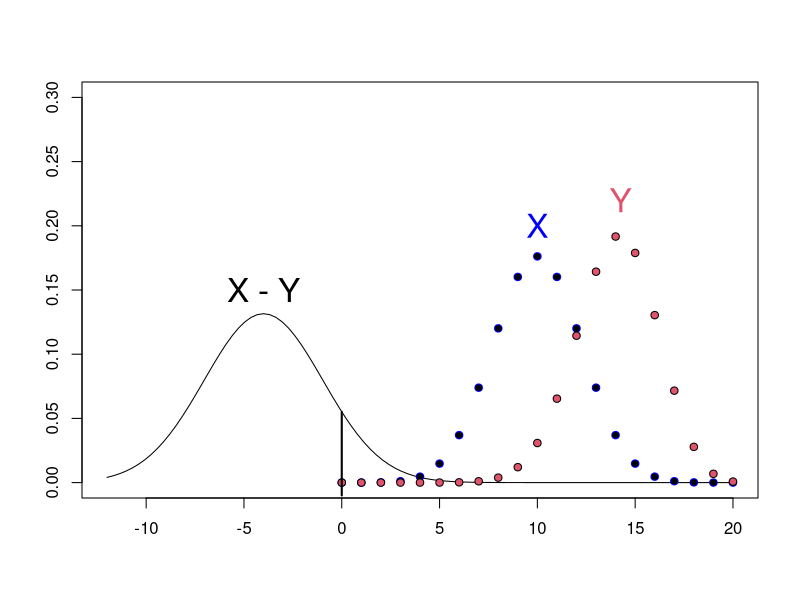
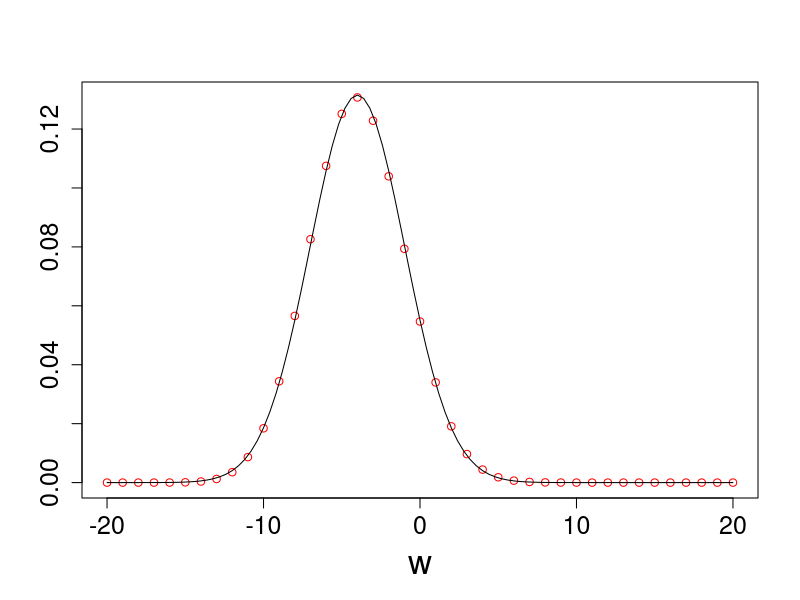
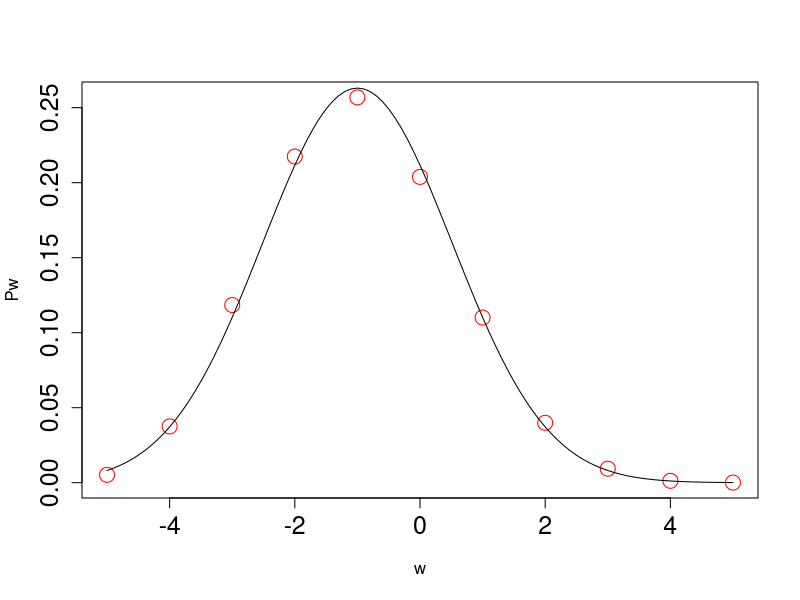
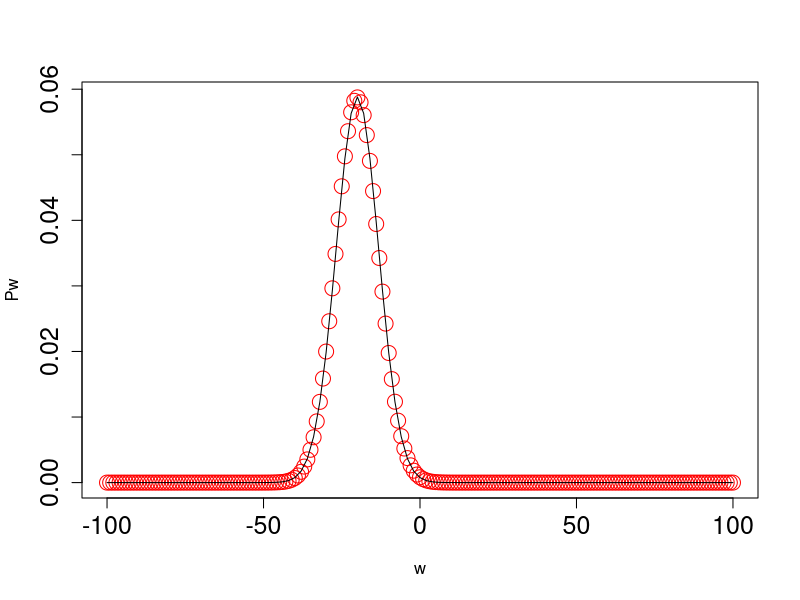
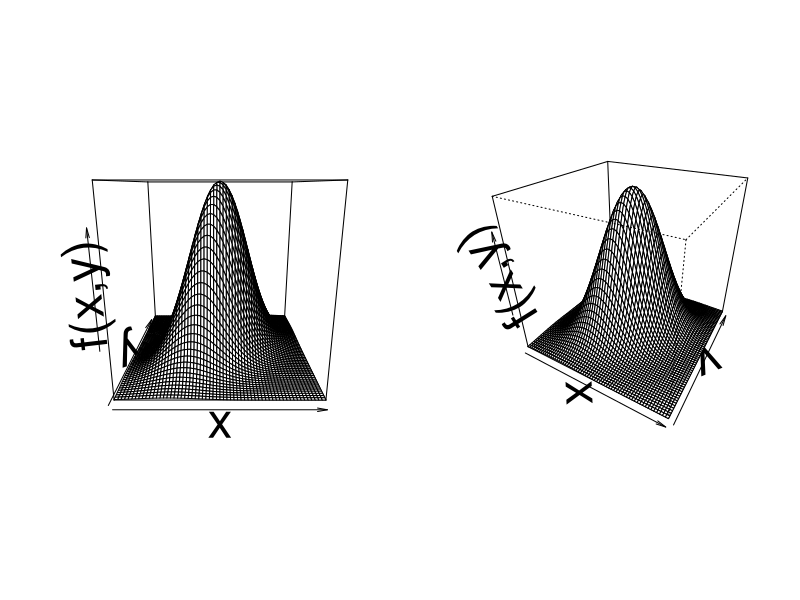
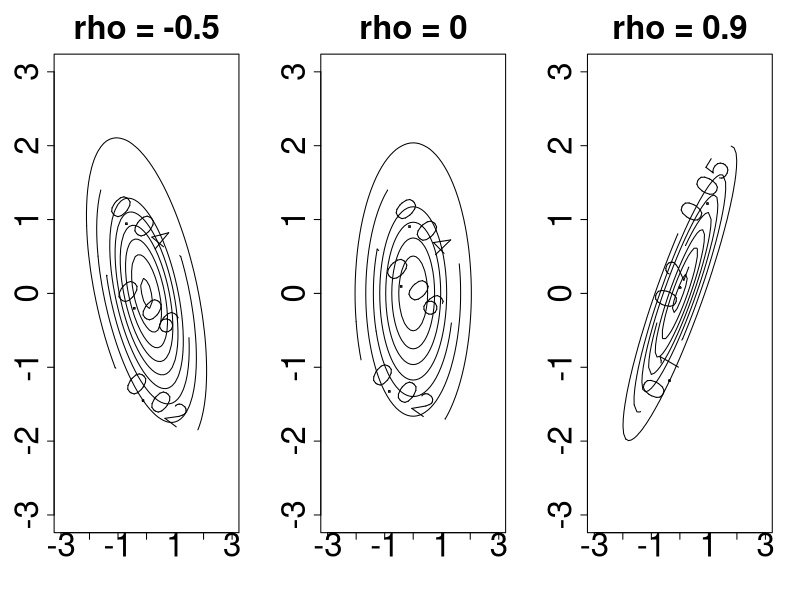
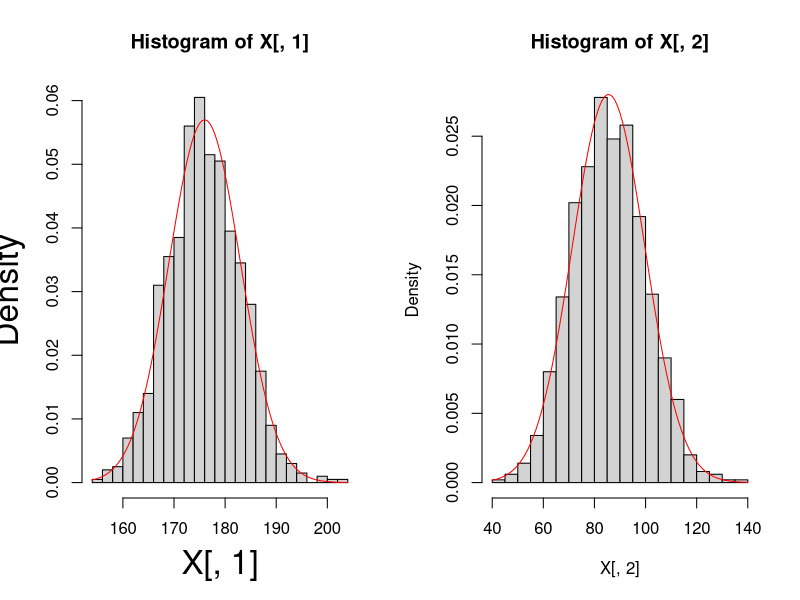
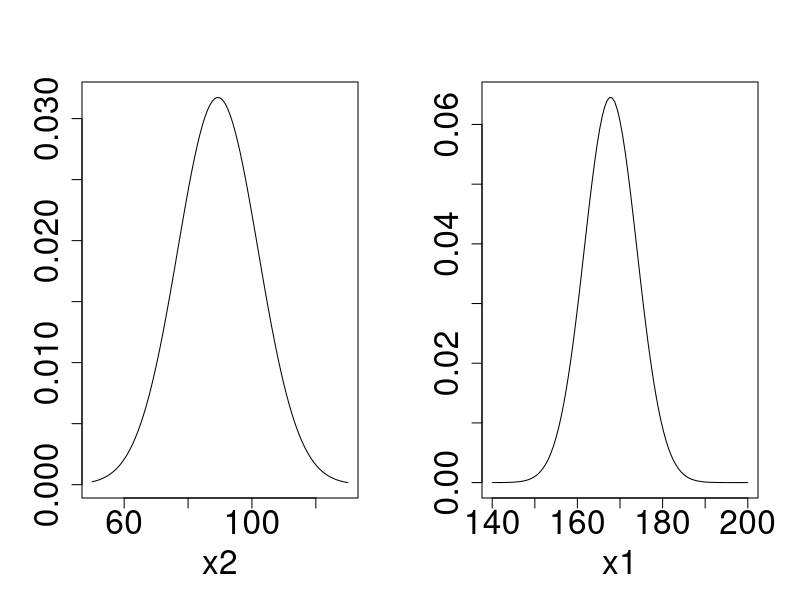

Source code (R) for these figures, in order:
#################################
# R code for LAB1 - 08/10/2024  #
#                               #
# This is the post-LAB version  #  
#################################

## Approximation with CLT: Example ----
# Waterpolo match: 

# Set the needed information (provided in the RMD report)
p <- 0.5 
q <- 0.7 
n <- m <- 20 

# Obtain mean, variance and standard deviation of W
mW <-  p * n - q * m 
varW <- n * p * (1 - p) + m * q * (1 - q) 
sdW <- sqrt(varW) 

# Compute the probability of interest: P(X > Y) = P(W > 0) = ? 
PWin_P <- pnorm(0, mean = mW, 
              sd = sdW, 
              lower.tail = FALSE)
PWin_P

# Visualisation of the pmf $X$ (red) and $Y$ (blue) 
# and the pdf of $W=X-Y$
curve(dnorm(x, mW, sdW), xlim = c(-12, 20), ylim = c(0, 0.3),
      xlab = "", ylab = "", cex.lab = 1.25)
points(0 : n, dbinom(0 : n, n, p), pch = 21, bg = 1, col = "blue")
points(0 : m, dbinom(0 : m, m, q), pch = 21, bg = 2)
segments(x0 = 0, y0 = -0.01, x1 = 0, y1 = dnorm(0, mW, sdW), lwd = 2)
text(14.25, 0.22, "Y", cex = 2, col = 2)
text(10, 0.2, "X", cex = 2, col = "blue")
text(-4, 0.15, "X - Y", cex = 2, col = 1)

# Obtain the result applying the continuity correction
PWin_P_cc <- pnorm(0.5, mean = mW, 
                   sd = sdW, 
                   lower.tail = FALSE)

# Compare
PWin_P_cc
PWin_P # Without c.c.

# Obtain the exact result: this is a naive R implementation
Px <- dbinom(0 : n, n, p = p)  # Pmf X
Py <- dbinom(0: m, m, p = q)   # Pmf Y
Pw <- rep(NA, 2 * n + 1)       # Pmf W

count <- 1          # Counter 1          
count2 <- 2 * n + 1 # Counter 2
for(i in 0 : n){
  idx1 <- 1 : (i + 1)
  idx2 <- (n + 1 - i) : (n + 1)
  if(i == n){
    Pw[count] <- sum(Px[idx1] * Py[idx2])  
  } else { 
    Pw[count] <- sum(Px[idx1] * Py[idx2]) 
    Pw[count2] <- sum(Px[idx2] * Py[idx1])
  }
  count <- count + 1
  count2 <- count2 - 1
}
sum(Pw) # check whether the probability sum up to 1

sum(Pw[(n + 2) : length(Pw)]) # P(W>0 )

# Compare
PWin_P_cc
PWin_P # Without c.c.

plot(-n : m, Pw, xlab = "w", ylab = "", col = "red", cex.axis = 1.5, cex.lab = 2)
curve(dnorm(x, mW, sdW), add = TRUE)

# To compare the effect of n on the quality of the approximation
# it is smarter to build a function 
PMFw <- function(n, m, p, q){
 Px <- dbinom(0 : n, n, p = p) 
 Py <- dbinom(0: m, m, p = q) 
 Pw <- rep(NA, 2 * n + 1)

 count <- 1; count2 <- 2 * n + 1
 for(i in 0 : n){
   idx1 <- 1 : (i + 1)
   idx2 <- (n + 1 - i) : (n + 1)
   if(i == n){
     Pw[count] <- sum(Px[idx1] * Py[idx2])  
   } else { 
     Pw[count] <- sum(Px[idx1] * Py[idx2]) 
     Pw[count2] <- sum(Px[idx2] * Py[idx1])
   }
   count <- count + 1
   count2 <- count2 - 1
 }
 return(Pw)
}

p <- 0.5 
q <- 0.7 

# Case lower n
n <- m <- 5 

mW <-  p * n - q * m 
varW <- n * p * (1 - p) + m * q * (1 - q) 
sdW <- sqrt(varW) 

PWin_P <- pnorm(0, mean = mW, sd = sdW,  lower.tail = FALSE)
PWin_P_cc <- pnorm(0.5, mean = mW, sd = sdW,  lower.tail = FALSE)


Pw <-PMFw(n, m, p, q)
sum(Pw[(n + 2) : length(Pw)]) # P(W>0 )
PWin_P                        # appr. P(W>0 )
PWin_P_cc                     # appr. with c.c. P(W>0 )


plot(-n : m, Pw, xlab = "w", col = "red", cex.axis = 1.5, cex= 2)
curve(dnorm(x, mW, sdW), add = TRUE)

# Case higher n
n <- m <- 100

mW <-  p * n - q * m ### XXX
varW <- n * p * (1 - p) + m * q * (1 - q) # XXX
sdW <- sqrt(varW) # XXX

PWin_P <- pnorm(0, mean = mW, sd = sdW,  lower.tail = FALSE)
PWin_P_cc <- pnorm(0.5, mean = mW, sd = sdW,  lower.tail = FALSE)


Pw <- PMFw(n, m, p, q)
sum(Pw[(n + 2) : length(Pw)]) # P(W>0 )
PWin_P                        # appr. P(W>0 )
PWin_P_cc                     # appr. with c.c. P(W>0 )


plot(-n : m, Pw, xlab = "w", col = "red", cex.axis = 1.5, cex= 2)
curve(dnorm(x, mW, sdW), add = TRUE)  


## Bivariate normal distribution ----
 
# Write a function for obtaining the value of the pdf 
# of a bivariate normal distribution with mean vector
# elements equal to zero and unity variances 

NBiv <- function(x, y, rho){
  den <- (2 * pi * sqrt(1 - rho^2))
  num <- exp(-0.5 * (1 - rho^2)^(-1) * (x^2 + y^2 - 2 * rho * x * y))
  return(num/den)
}

# 3D plots
xx <- yy <- seq(-3, 3, 0.1)
z <- outer(xx, yy, NBiv, rho = 0.5)
par(mfrow = c(1, 2))
persp(xx, yy, z, xlab = "x", ylab = "y", zlab = "f(x,y)", cex.lab = 3)
persp(xx, yy, z, theta = 30, phi = 30, xlab ="x", ylab = "y", zlab = "f(x,y)", cex.lab= 3)

# Contour level plots (varying rho)
rho <- c(-0.5, 0, 0.9)
z <- list()
for(j in 1:3) z[[j]] <- outer(xx, yy, NBiv, rho = rho[j])
par(mfrow = c(1, 3))
for(j in 1:3) contour(xx, yy, z[[j]], main = paste0("rho = ", rho[j]), 
                      cex.main = 3, cex.axis = 3, labcex = 2)


# Install the mvtnorm package and load it 
#install.packages("mvtnorm")
library(mvtnorm)

# Biometric example
# Set the values of mean vector, variances and correlations 
mu_h <- 176
mu_w <- 85.52 
sd_h <- 7 
sd_w <- 14.24
rho <- 0.47

# Build the covariance matrix 
cov <- rho * sd_h * sd_w
Sigma <- matrix(c(sd_h^2, cov, cov, sd_w^2), 2,2, byrow=T)

set.seed(13)
X <- rmvnorm(1000, c(mu_h, mu_w), Sigma)

# Plot the marginal distributions
par(mfrow = c(1,2))
hist(X[,1], prob = TRUE, breaks = 30, cex.lab = 2)
curve(dnorm(x, mu_h, sd_h), col = "red", add=TRUE)
hist(X[,2], prob = TRUE, breaks = 30)
curve(dnorm(x, mu_w, sd_w), col = "red", add=TRUE)

# Get quantities for the conditional distribution
x1.fix <- 180
muw_c <- mu_w + rho * (sd_w/sd_h) * (x1.fix - mu_h)  
sdw_c <- sqrt(sd_w^2*(1-rho^2)) 
c(sd_w, sdw_c)

x2.fix <- 50
muh_c <- mu_h + rho * (sd_h/sd_w) * (x2.fix - mu_w)  
sdh_c <- sqrt(sd_h^2*(1-rho^2))
c(sd_h, sdh_c)

# Plot the conditional distributions
par(mfrow = c(1,2))
curve(dnorm(x, muw_c, sdw_c), from = 50, to = 130, 
      cex.lab = 2, cex.axis = 2, xlab = "x2", ylab = "")
curve(dnorm(x, muh_c, sdh_c), from = 140, to = 200, 
      cex.lab = 2, cex.axis = 2, xlab = "x1", ylab = "")

# Scatterplot and contour plot 
xx <- seq(min(X), max(X), length.out = 500)
yy <- seq(min(X), max(X), length.out = 500)
zz <- outer(X = xx, Y = yy, FUN = function(x,y) 
  dmvnorm(cbind(x,y), mean = c(mu_h, mu_w), sigma = Sigma))
plot(X[,1], X[,2], xlab = "x1", ylab = "x2", cex.axis = 2, cex.lab = 2)
contour(xx, yy, zz, add = TRUE, col = "red", nlevels = 20)

## Inverse sampling method ----

# Generating from the exponential distribution
set.seed(13)
R <- 1000
theta <- 2
x <- -log(runif(R))/theta
hist(x, prob = T, breaks = 30, cex.main = 2, cex.axis = 2, ylim = c(0,2))
curve(dexp(x, theta), from = 1e-9, add = T, lwd = 2, col = "red")

